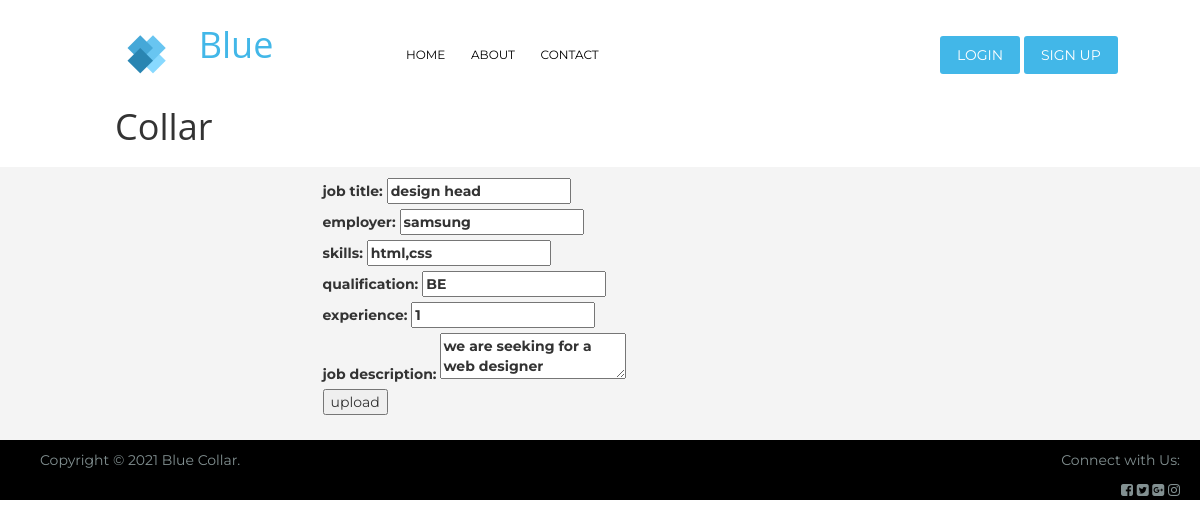
Screenshot of /edit-details.php?id=8 with the database file from the repository.
### tables this page shows
CREATE TABLE `jobs` (
  `job_id` int(50) NOT NULL,
  `job_title` varchar(100) NOT NULL,
  `employer` varchar(100) NOT NULL,
  `skills` varchar(100) NOT NULL,
  `qualification` varchar(100) NOT NULL,
  `experience` int(20) NOT NULL,
  `job_description` varchar(500) NOT NULL,
  `applied` int(20) NOT NULL DEFAULT 0,
  `posted` timestamp NOT NULL DEFAULT current_timestamp() ON UPDATE current_timestamp()
);

### edit-details.php (the view, shortened to what this page needs)
<body>
<?php
include_once 'header.php';
include_once 'config.php';
?>
<section class="body-section">
<div class="container">
<div class="row">
<div class="col-lg-6 col-md-6 col-sm-6 col-xs-6 col-lg-push-3 col-sm-push-3 col-md-push-3 col-xs-push-3 inner-body">
<?php
$id=$_GET['id'];
$sql="select * from jobs where job_id=$id";
$result=$con->query($sql);
$record=$result->fetch_assoc();
$submit=htmlspecialchars($_SERVER["PHP_SELF"]);
$submit=$submit."?id=$id";
?>
<form action="<?php echo $submit; ?>" method="post">
<label>job title: <input type="text" name="title"   value="<?php echo $record['job_title']; ?>"/> </label> <br />
<label>employer:  <input type="text" name="employer" value="<?php echo $record['employer']; ?>"  /></label><br />
<label>skills:  <input type="text" name="skills"  value="<?php echo $record['skills']; ?>" /></label><br />
<label>qualification:  <input type="text" name="qualification" value="<?php echo $record['qualification']; ?>"  /></label><br />
<label>experience: <input type="text" name="experience" value="<?php echo $record['experience']; ?>"  /> </label> <br />
<label>job description:  <textarea name="description" ><?php echo $record['job_description']; ?></textarea></label><br />
<input type="submit" value="upload" />
</form>
</div>
</div>
</div>
</section>
<?php
include_once 'footer.php';
?>
</body>
</html>

### style.css (style rules this page uses)
body { font-family: "Montserrat", sans-serif; }
.body-section { padding:10px; border: 1px solid #f4f4f4; background-color: #f4f4f4; }

### rows the page displays
jobs: title "design head", employer "samsung", skills "html,css", qualification "BE", experience "1", description "we are seeking for a web designer"
